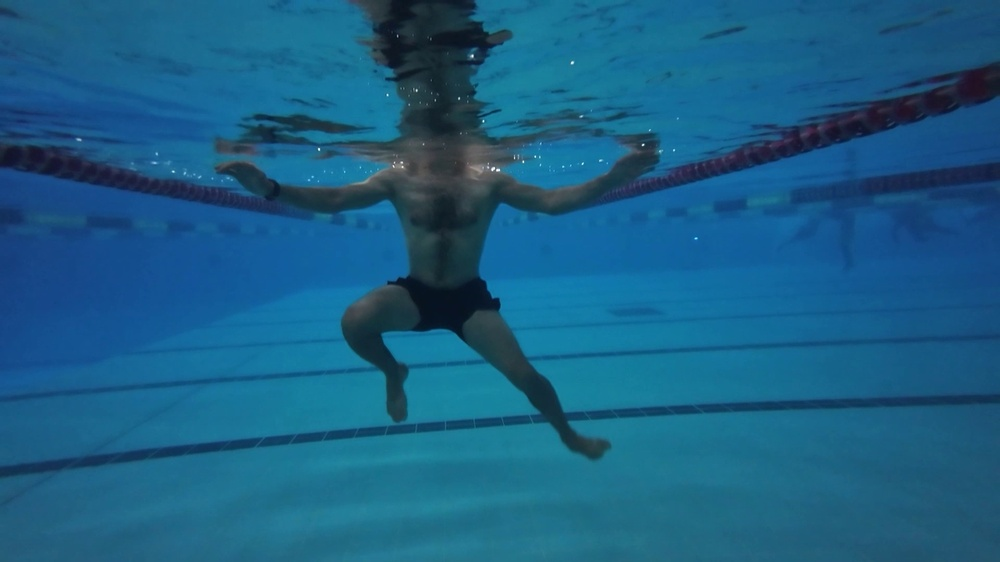
#> input picture datasets/raw/underwater_drowning/images/train/frame_00054.jpg, 1000 x 562 px, shrunk from 1920 x 1080 before the run
$ python -i preprocess_pipeline.py   (imports and definitions only)
#> lines starting #> are read from the running program, lines starting #| are printed output that depends on the picture
#> further down, picture is the input picture: shape (562, 1000, 3); mean B, G, R 132.1, 94.4, 25.5
#!/usr/bin/env python3
"""
Advanced Data Preprocessing & Enhancement Pipeline for Swimming Pool & Underwater Datasets.
Functions:
1. Dataset Integrity Verification (Labels, bounding box coords [0, 1], image corruptions).
2. Class Distribution Profiling.
3. Underwater Image Enhancement via CLAHE (Contrast Limited Adaptive Histogram Equalization)
   in LAB color space to penetrate water turbidity without altering bbox annotations.
4. Generates clean dataset config data_enhanced.yaml.
"""

import argparse
import os
import shutil
import sys
from pathlib import Path
from typing import Any, Dict, List, Tuple
import cv2
import numpy as np
from tqdm import tqdm

RAW_DIR = Path("/Users/hohoangson/Documents/SienceResearch/datasets/raw/underwater_drowning")
PROCESSED_DIR = Path("/Users/hohoangson/Documents/SienceResearch/datasets/processed/underwater_enhanced")


# [62 lines left out: function verify_dataset_integrity, not called in this run]


def enhance_underwater_image(image: np.ndarray, clip_limit: float = 2.5, tile_grid_size: Tuple[int, int] = (8, 8)) -> np.ndarray:
    """
    Applies CLAHE on the L (Luminance) channel of the LAB color space.
    Enhances contrast of submerged limbs and water bubbles while preserving color balance.
    """
#> called with clip_limit = 2.5, tile_grid_size = (8, 8)
    lab = cv2.cvtColor(image, cv2.COLOR_BGR2LAB)
#> lab: shape (562, 1000, 3); mean of channels 0, 1, 2 96.2, 121.6, 101.3
    l_channel, a_channel, b_channel = cv2.split(lab)
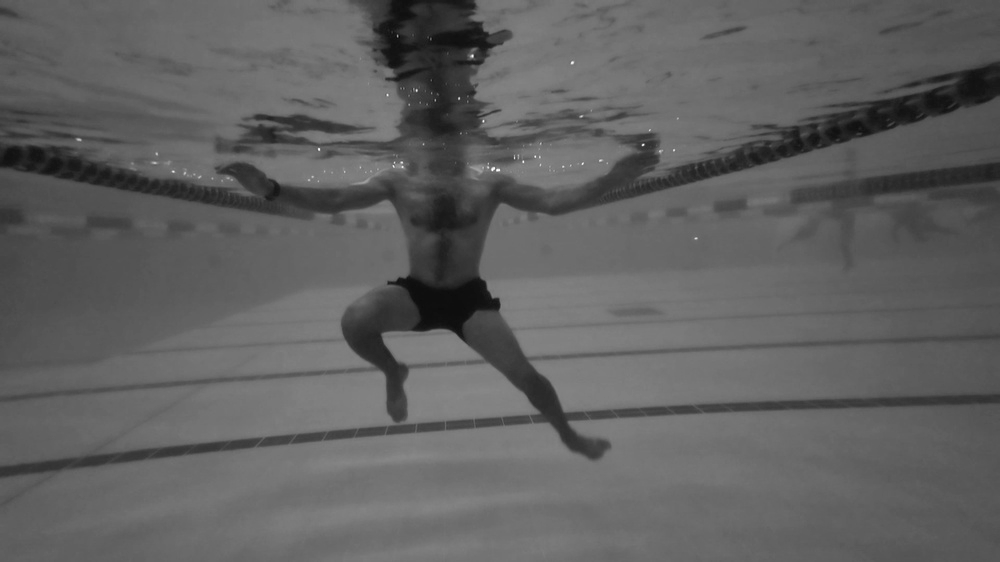
#> l_channel: shape (562, 1000); min 8, max 254, mean 96.2
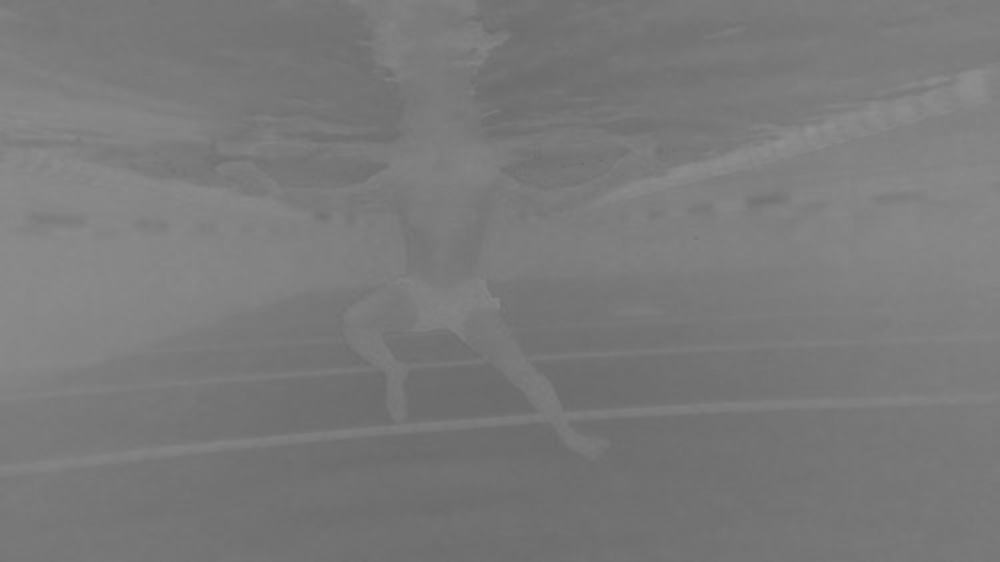
#> a_channel: shape (562, 1000); min 101, max 147, mean 121.6
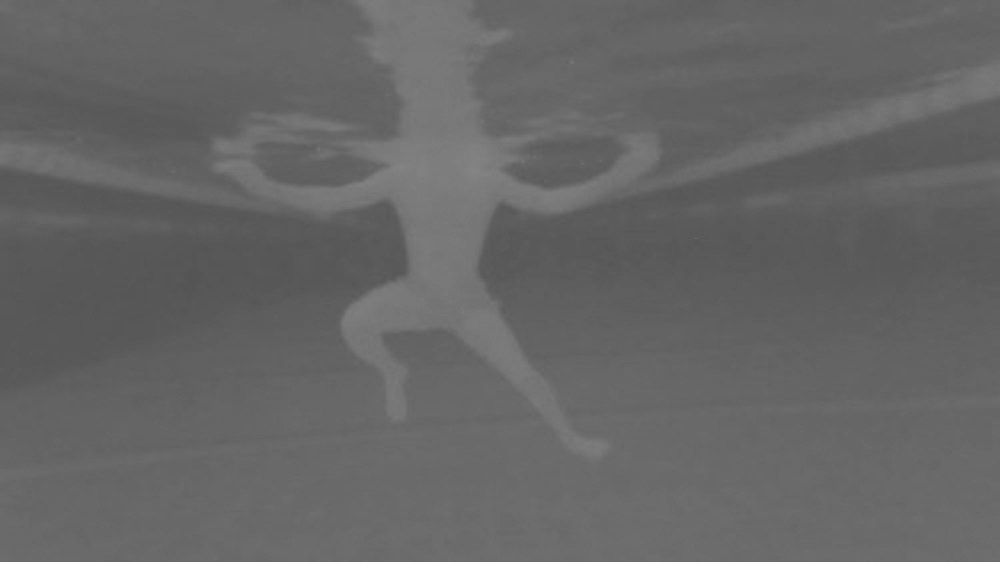
#> b_channel: shape (562, 1000); min 84, max 132, mean 101.3

    clahe = cv2.createCLAHE(clipLimit=clip_limit, tileGridSize=tile_grid_size)
    cl = clahe.apply(l_channel)
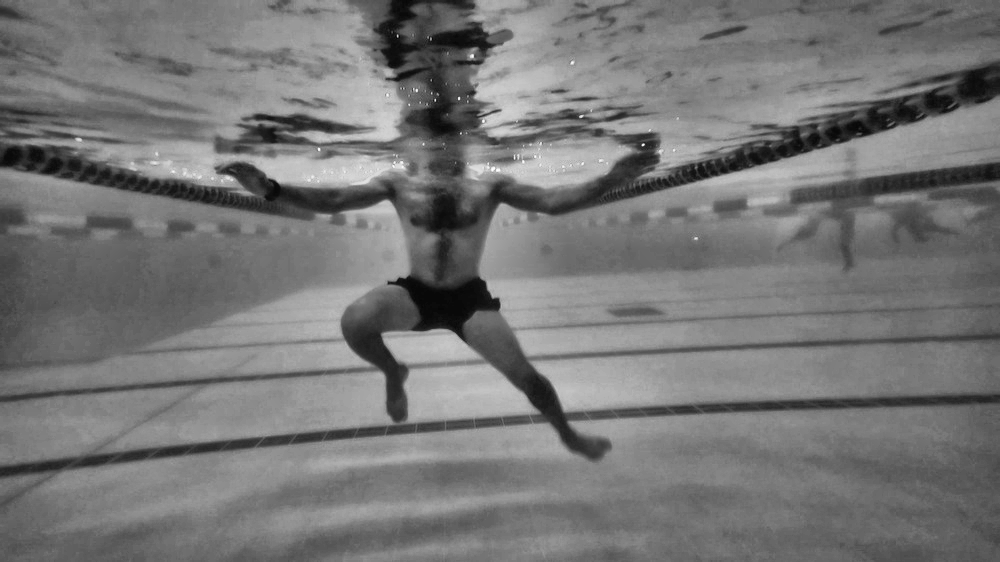
#> cl: shape (562, 1000); min 4, max 255, mean 118

    enhanced_lab = cv2.merge((cl, a_channel, b_channel))
#> enhanced_lab: shape (562, 1000, 3); mean of channels 0, 1, 2 118, 121.6, 101.3
    enhanced_bgr = cv2.cvtColor(enhanced_lab, cv2.COLOR_LAB2BGR)
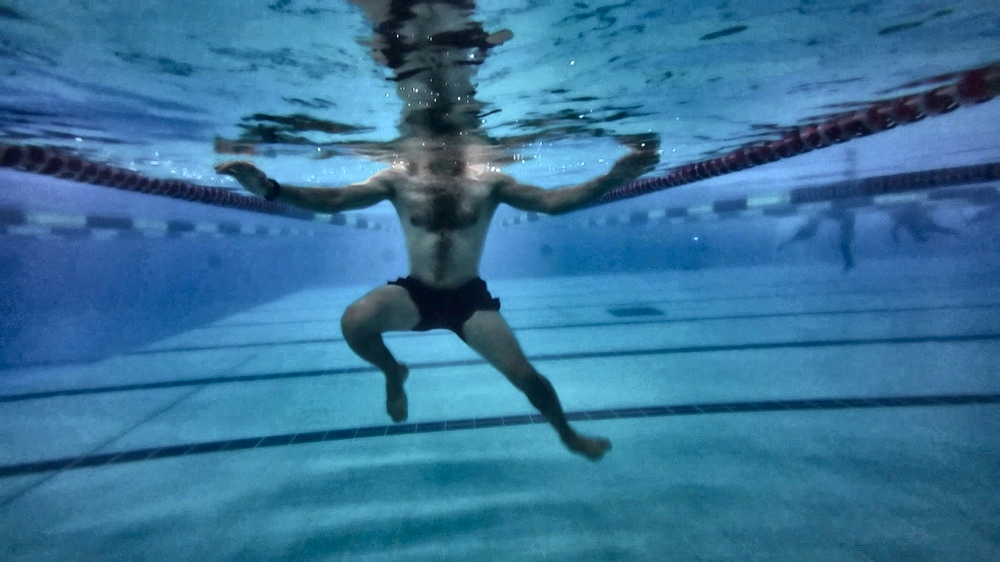
#> enhanced_bgr: shape (562, 1000, 3); mean B, G, R 155, 116, 55.2
    return enhanced_bgr


# [52 lines left out: function build_enhanced_dataset, not called in this run]


# [11 lines not run here, left out]

>>> import cv2
>>> picture = cv2.imread('raw/underwater_drowning/images/train/frame_00054.jpg')
>>> result = enhance_underwater_image(picture)

$ run again, on datasets/raw/underwater_drowning/images/val/frame_00875.jpg
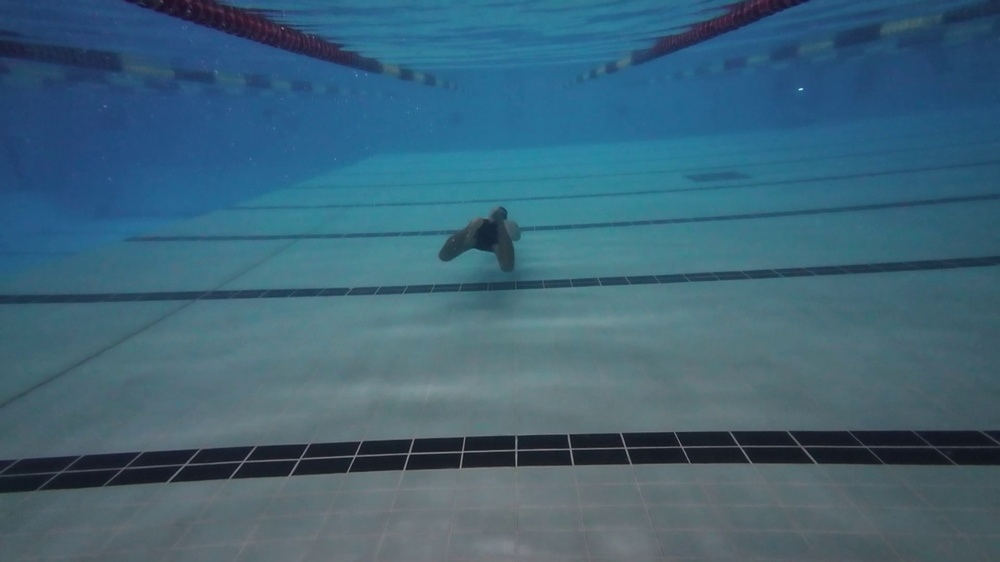
#> input picture datasets/raw/underwater_drowning/images/val/frame_00875.jpg, 1000 x 562 px, shrunk from 1920 x 1080 before the run
#> picture is the input picture: shape (562, 1000, 3); mean B, G, R 119.6, 99.6, 62.3
#> lab: shape (562, 1000, 3); mean of channels 0, 1, 2 102.7, 121.9, 112.9
#> in enhance_underwater_image, `cl = clahe.apply(l_channel)`:
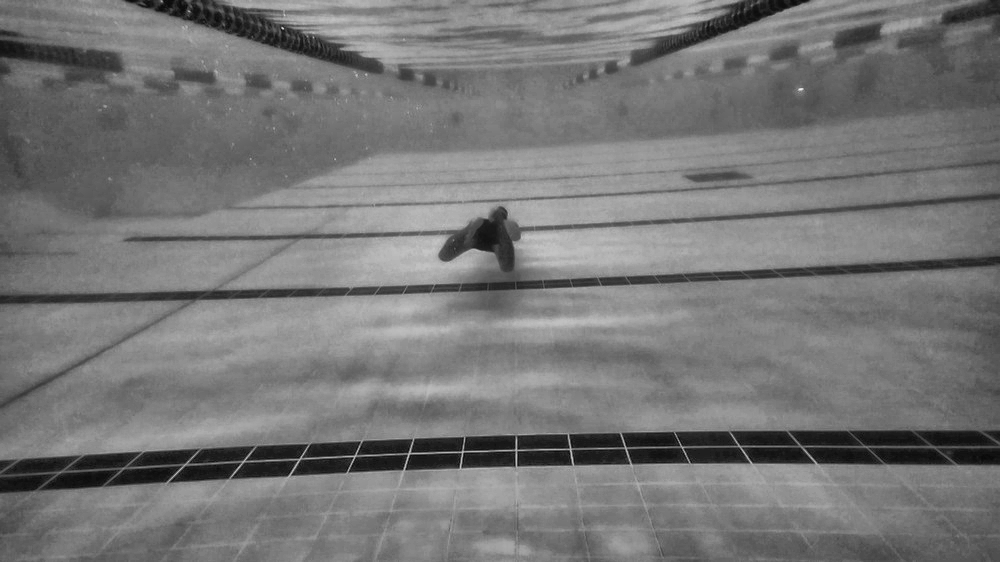
#> cl: shape (562, 1000); min 9, max 241, mean 118.4
#> enhanced_lab: shape (562, 1000, 3); mean of channels 0, 1, 2 118.4, 121.9, 112.9
#> in enhance_underwater_image, `enhanced_bgr = cv2.cvtColor(enhanced_lab, cv2.COLOR_LAB2BGR)`:
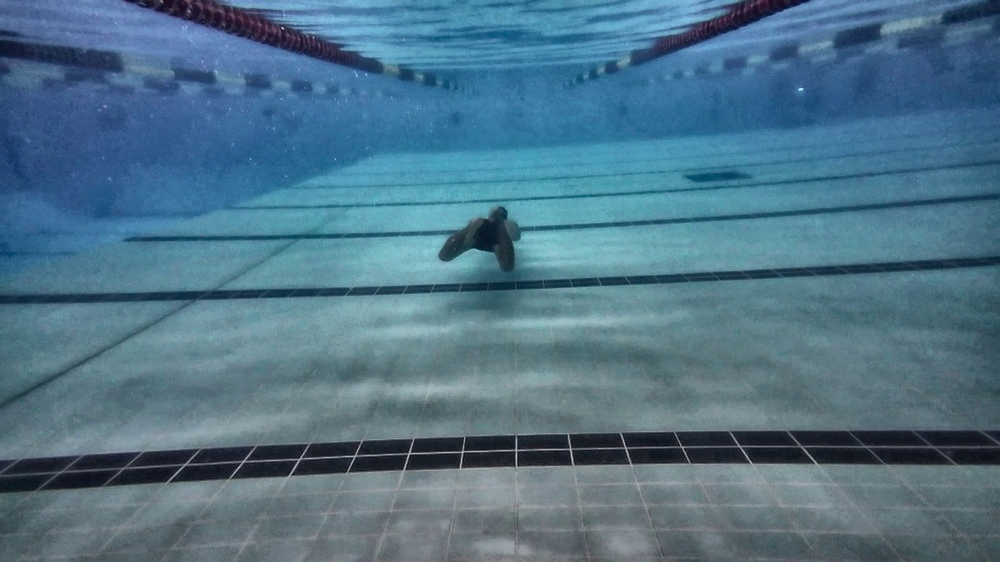
#> enhanced_bgr: shape (562, 1000, 3); mean B, G, R 135.7, 115.2, 78.9

$ run again, on datasets/raw/underwater_drowning/images/val/frame_00927.jpg
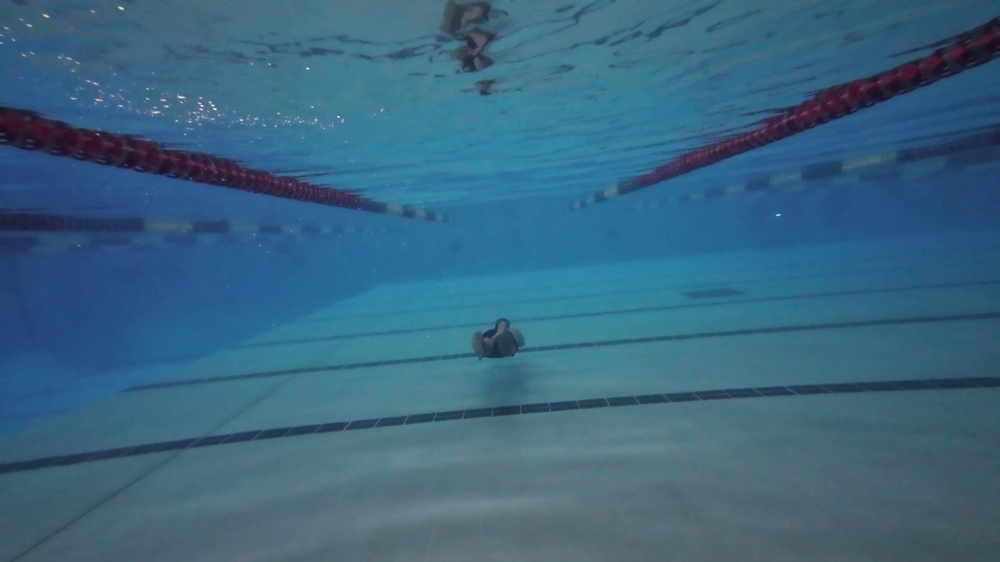
#> input picture datasets/raw/underwater_drowning/images/val/frame_00927.jpg, 1000 x 562 px, shrunk from 1920 x 1080 before the run
#> picture is the input picture: shape (562, 1000, 3); mean B, G, R 127.9, 101.7, 57.4
#> lab: shape (562, 1000, 3); mean of channels 0, 1, 2 104.7, 121.7, 109
#> in enhance_underwater_image, `cl = clahe.apply(l_channel)`:
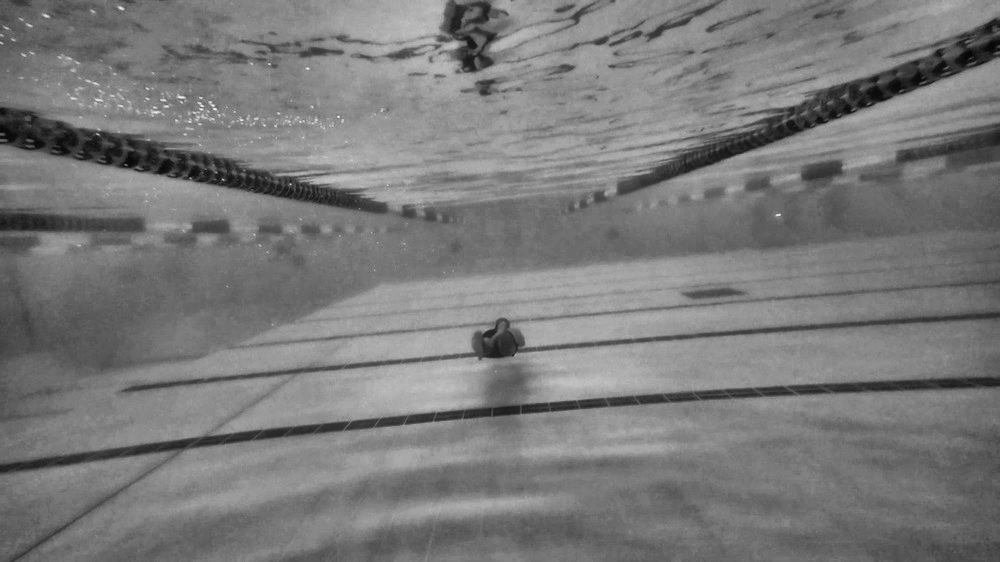
#> cl: shape (562, 1000); min 6, max 244, mean 121.8
#> enhanced_lab: shape (562, 1000, 3); mean of channels 0, 1, 2 121.8, 121.7, 109
#> in enhance_underwater_image, `enhanced_bgr = cv2.cvtColor(enhanced_lab, cv2.COLOR_LAB2BGR)`:
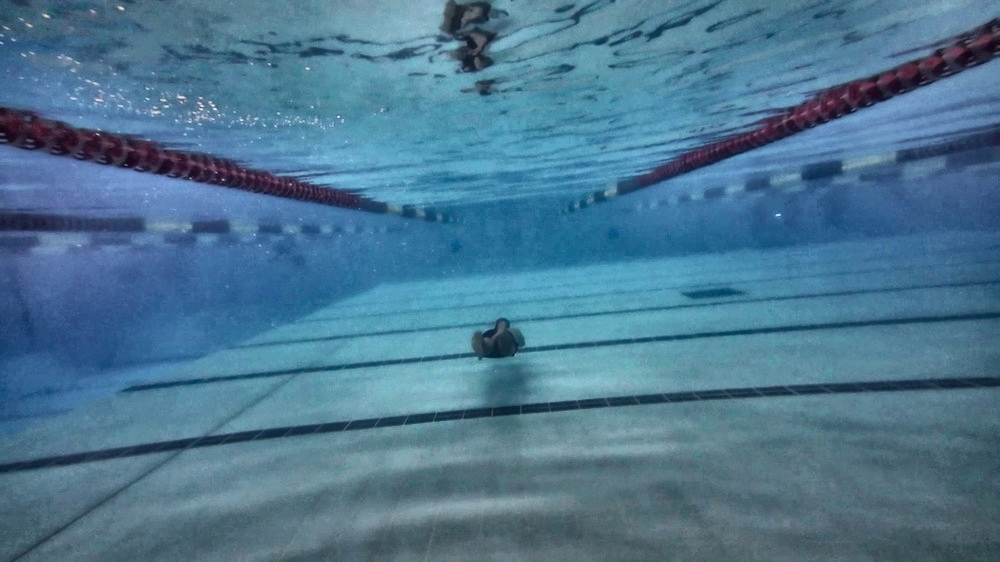
#> enhanced_bgr: shape (562, 1000, 3); mean B, G, R 145.5, 118.7, 75.7
